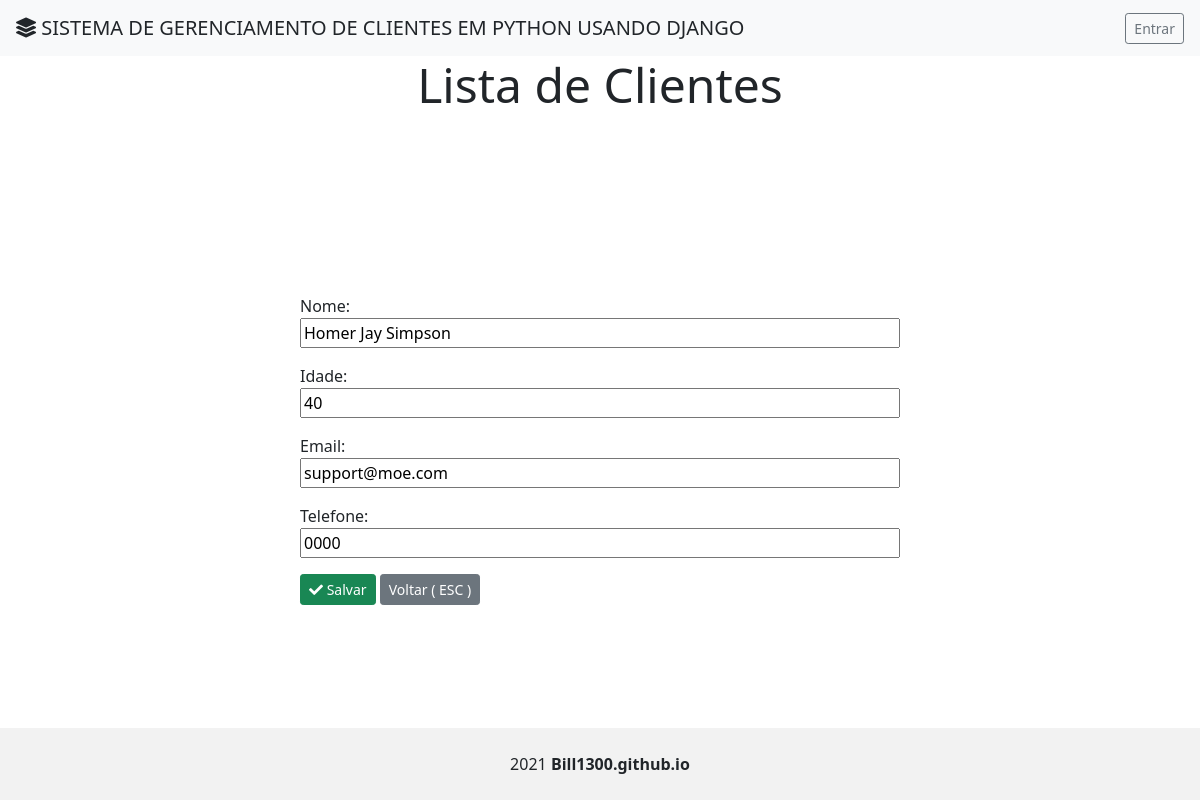
Page /clientes/update/25/ on the committed database.
### application/models.py (models this page shows, shortened)
class Cliente(models.Model):
    nome = models.CharField(max_length=50)
    idade = models.IntegerField()
    email = models.CharField(max_length=50, blank=True, null=True)
    telefone = models.CharField(max_length=20)

### application/views.py (the view)
# urls.py: path('update/<int:pk>/', views.ClienteUpdate.as_view(), name='update'),
class ClienteUpdate(UpdateView):
    model = Cliente
    fields = '__all__'
    success_url = reverse_lazy('application:list')

### application/templates/application/cliente_form.html (shortened to what this page needs)
<!doctype html>
<html lang="pt-br">
<head>
    <link href="https://cdn.jsdelivr.net/npm/bootstrap@5.0.2/dist/css/bootstrap.min.css" rel="stylesheet">
    <link rel="stylesheet" href="https://pro.fontawesome.com/releases/v5.10.0/css/all.css"/>
    {% load staticfiles %}
    <link rel="stylesheet" type="text/css" href="{% static 'css/style.css' %}">
</head>
    <body>
        <header>
            <nav class="navbar navbar-light bg-light">
              <a class="navbar-brand text-uppercase text-decoration-none lead text-dark" style="margin:0 16px"><i class="fas fa-layer-group"></i> Sistema de Gerenciamento de Clientes em Python usando Django</a>
              <form class="form-inline" action="{% url 'admin:index' %}">
                <button class="btn btn-outline-secondary btn-sm" style="margin:0 16px" type="submit" >Entrar</button>
              </form>
            </nav>
            <h1 class="lead display-5 text-center">Lista de Clientes</h1>
        </header>
        <div class="container">
            <form method="post" action=".">
                    {{ form.as_p }}
                <button type="submit" class="btn btn-success btn-sm" ><i class="fas fa-check"></i> Salvar</button>
                <button type="reset" class="btn btn-secondary btn-sm" onclick="location.href = '{% url 'application:list' %}'">Voltar ( ESC )</button>
            </form>
        </div>
        <div class="text-center p-4 footer" style="background-color: rgba(0, 0, 0, 0.05);">
            2021
            <a class="text-reset fw-bold text-decoration-none" href="https://Bill1300.github.io">Bill1300.github.io</a>
        </div>
    </body>
</html>

### application/static/css/style.css (style rules this page uses)
.footer { position: absolute; bottom: 0; width: 100%; }
.container form { margin: 16px; padding: 0; }
.container input { width: 100%; }
@media screen and (min-width: 600px) { .container form { width: 600px !important; margin: 180px auto; padding: 0; } }
@media screen and (min-width: 600px) { .container input { width: 100%; } }

### rows in the picture
Cliente: nome "Homer Jay Simpson", idade "40", email "support@moe.com", telefone "0000"
